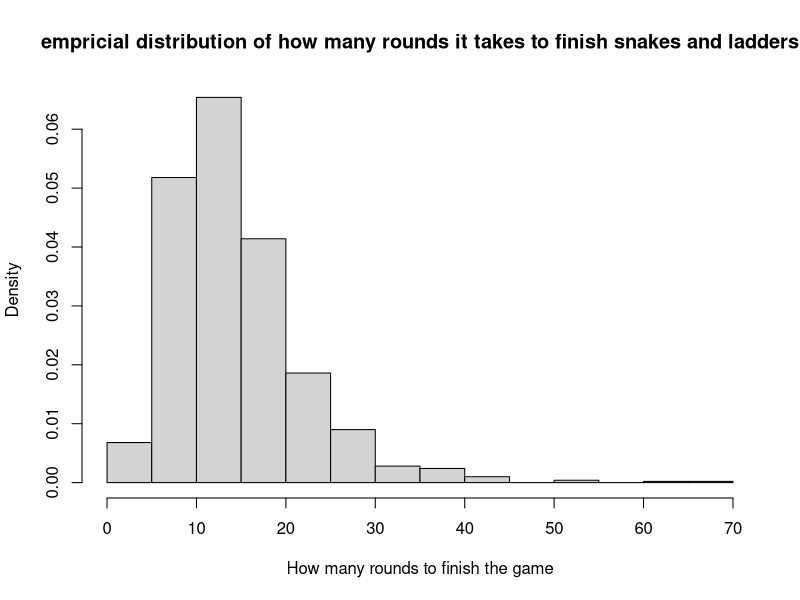
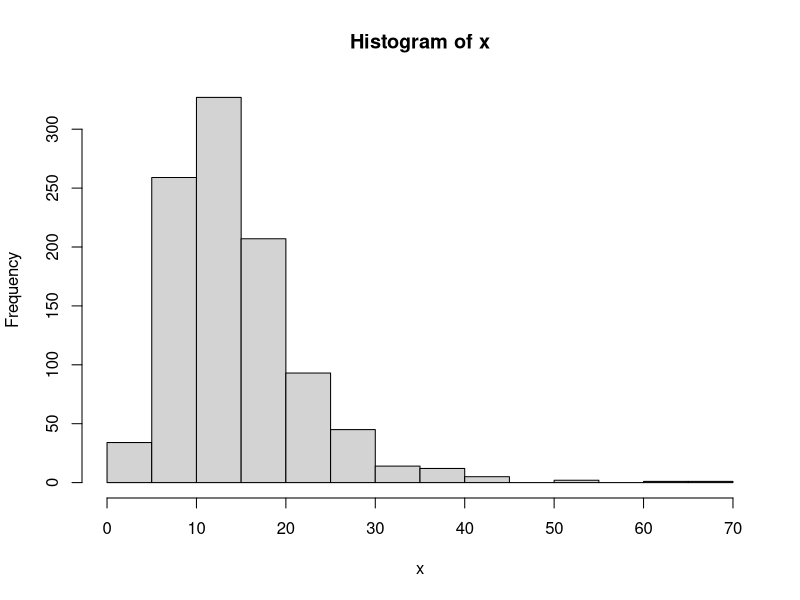
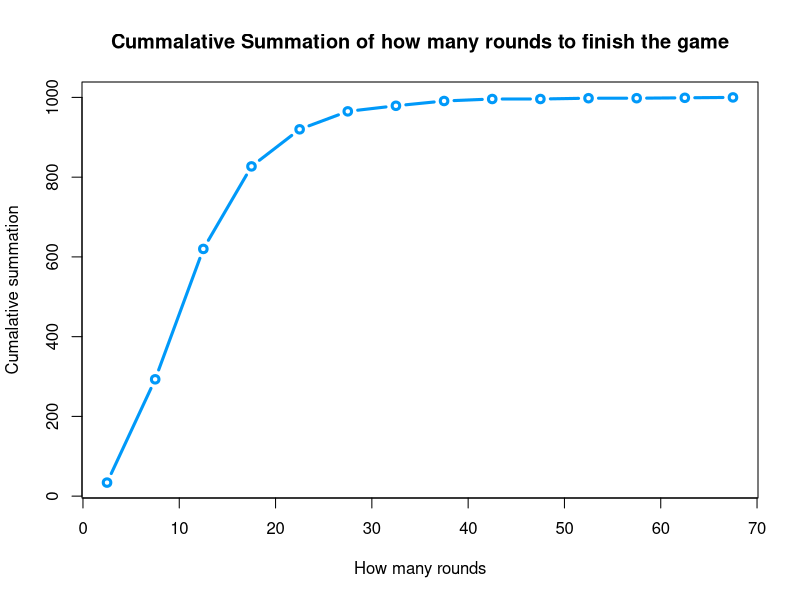

Write the R code that produced these figures, in order.
## ---- chunk 1
knitr::opts_chunk$set(echo = TRUE)
## ---- chunk 2
snakes_ladders <- function() {
  dice <- 1:6
  board <- 1:36
  total <- 1
  length(board)
  counter <- 0
  while(total <= length(board)-1) {
  
    roll <- sample(dice, size = 1)
    counter <- counter + 1
    if (total + roll > 36) { 
      }else {
        total <- total + roll
        if (total == 3) { 
      total <- 16
      } else if (total == 5) {
          total <- 7
      } else if (total == 12) {
          total <- 2
      } else if (total == 14) {
          total <- 11  
      } else if (total == 15) {
          total <- 25
      } else if (total == 18) {
          total <-20
      } else if (total == 21 ) {
          total <-32
      } else if (total == 31) {
          total <- 19
      } else if (total==35) {
        total<- 35
      }
}}
return(counter)}
## ---- chunk 3
x <- c()
nsim <- 1000
for (i in 1:nsim){
  counter<-snakes_ladders()
  x <- append(x, counter)
}

## ---- chunk 4
  hist(x,freq = FALSE,xlab = 'How many rounds to finish the game', ylab = 'Density', main ='empricial distribution of how many rounds it takes to finish snakes and ladders')


## ---- chunk 5

x.hist <- hist(x)
mid_point_x <- c()
for (i in 1:length(x.hist$breaks)-1){
  mid_point_x[i] <- (x.hist$breaks[i] + x.hist$breaks[i+1])/2
}
plot(mid_point_x,cumsum(x.hist$counts),type ='b', ylab ='Cumalative summation',xlab = 'How many rounds', main = 'Cummalative Summation of how many rounds to finish the game', col = '#0099f9', lty = 1, lwd = 3)
